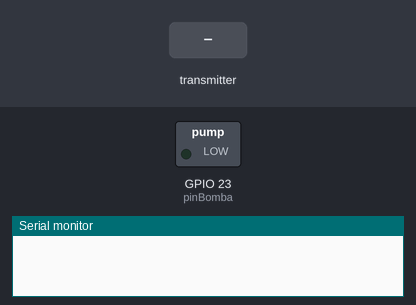
Recording of a sketch running on a simulated ESP32. Shown: switched loads named in the sketch (green lamp = pin HIGH), the last lines printed to the serial monitor. The test bench sets the inputs (shaded band).

Above: at 1.2 s.
1.3 s: the transmitter starts sending a = 1
At 2.3 s:
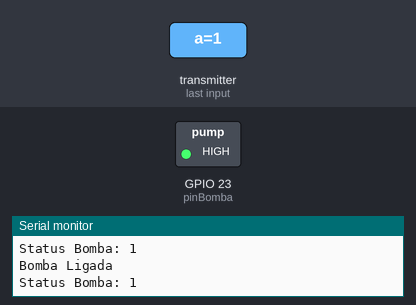
2.8 s: the transmitter starts sending a = 0
At 3.4 s:
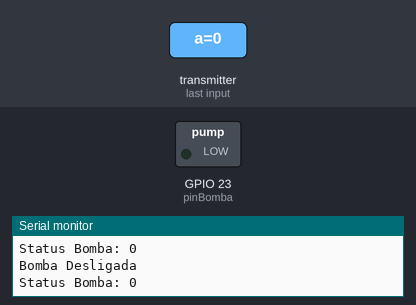
Timing chart, 0 to 5.8 s (numbered marks = the images above; inputs shaded):
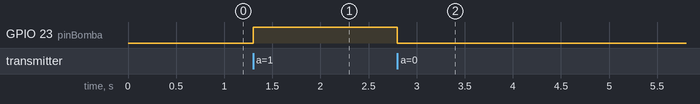

Measured:
- after the input at 1.3 s, GPIO 23 (pinBomba): LOW → HIGH at once
- after the input at 2.8 s, GPIO 23 (pinBomba): HIGH → LOW at once

The sketch:

codReceptor.ino
```cpp
#include <esp_now.h>
#include <WiFi.h>

#define pinBomba 23

// Estrutura exemplo para receber dados
// Deve corresponder à estrutura do remetente
typedef struct struct_message {
    bool a;
} struct_message;

// Crie uma struct_message chamada myData
struct_message myData;

unsigned long lastReceiveTime = 0;  // Última vez que recebemos dados
const unsigned long timeout = 5000; // Tempo limite para considerar que a conexão foi perdida (em milissegundos)

// Função de callback que será executada quando os dados forem recebidos
void OnDataRecv(const esp_now_recv_info_t *info, const uint8_t *incomingData, int len) {
  memcpy(&myData, incomingData, sizeof(myData));
  lastReceiveTime = millis(); // Atualiza a última vez que recebemos dados

  if(!myData.a){
    digitalWrite(pinBomba, LOW);
    Serial.println("Bomba Desligada");
  }else{
    digitalWrite(pinBomba, HIGH);
    Serial.println("Bomba Ligada");
  }
  Serial.print("Status Bomba: ");
  Serial.println(myData.a);
}

void setup() {
  // Inicializa o Monitor Serial
  Serial.begin(115200);
  pinMode(pinBomba, OUTPUT);
  // Configura o dispositivo como uma estação Wi-Fi
  WiFi.mode(WIFI_STA);
  digitalWrite(pinBomba, LOW);
  // Inicializa ESP-NOW
  if (esp_now_init() != ESP_OK) {
    Serial.println("Erro ao inicializar ESP-NOW");
    return;
  }

  // Uma vez que o ESPNow é inicializado com sucesso, registramos para receber CB para
  // obter informações do pacote recebido
  esp_now_register_recv_cb(OnDataRecv);
}

void loop() {
  // Verifica se o tempo desde a última recepção de dados excede o tempo limite
  if (millis() - lastReceiveTime > timeout) {
    // Conexão perdida, desligar a bomba
    digitalWrite(pinBomba, LOW);
    Serial.println("Conexão perdida, bomba desligada");
  }
  delay(1000); // Ajuste conforme necessário
}
```
